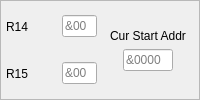
          <widget class="QFrame" name="r1415">
           <property name="sizePolicy">
            <sizepolicy hsizetype="Preferred" vsizetype="Preferred">
             <horstretch>0</horstretch>
             <verstretch>0</verstretch>
            </sizepolicy>
           </property>
           <property name="frameShape">
            <enum>QFrame::StyledPanel</enum>
           </property>
           <property name="frameShadow">
            <enum>QFrame::Raised</enum>
           </property>
           <layout class="QHBoxLayout" name="horizontalLayout_26">
            <property name="spacing">
             <number>-1</number>
            </property>
            <property name="leftMargin">
             <number>5</number>
            </property>
            <property name="topMargin">
             <number>5</number>
            </property>
            <property name="rightMargin">
             <number>5</number>
            </property>
            <property name="bottomMargin">
             <number>5</number>
            </property>
            <item>
             <widget class="QWidget" name="regs1415" native="true">
              <layout class="QVBoxLayout" name="verticalLayout_8">
               <property name="leftMargin">
                <number>0</number>
               </property>
               <property name="topMargin">
                <number>0</number>
               </property>
               <property name="rightMargin">
                <number>0</number>
               </property>
               <property name="bottomMargin">
                <number>0</number>
               </property>
               <item>
                <widget class="QWidget" name="r14" native="true">
                 <layout class="QHBoxLayout" name="horizontalLayout_20">
                  <property name="leftMargin">
                   <number>0</number>
                  </property>
                  <property name="topMargin">
                   <number>0</number>
                  </property>
                  <property name="rightMargin">
                   <number>0</number>
                  </property>
                  <property name="bottomMargin">
                   <number>0</number>
                  </property>
                  <item>
                   <widget class="QLabel" name="lbl_r14">
                    <property name="text">
                     <string>R14</string>
                    </property>
                   </widget>
                  </item>
                  <item>
                   <widget class="QLineEdit" name="txt_r14">
                    <property name="sizePolicy">
                     <sizepolicy hsizetype="Fixed" vsizetype="Fixed">
                      <horstretch>0</horstretch>
                      <verstretch>0</verstretch>
                     </sizepolicy>
                    </property>
                    <property name="minimumSize">
                     <size>
                      <width>30</width>
                      <height>0</height>
                     </size>
                    </property>
                    <property name="maximumSize">
                     <size>
                      <width>35</width>
                      <height>16777215</height>
                     </size>
                    </property>
                    <property name="inputMask">
                     <string notr="true"/>
                    </property>
                    <property name="maxLength">
                     <number>3</number>
                    </property>
                    <property name="placeholderText">
                     <string>&amp;00</string>
                    </property>
                   </widget>
                  </item>
                 </layout>
                </widget>
               </item>
               <item>
                <widget class="QWidget" name="r15" native="true">
                 <layout class="QHBoxLayout" name="horizontalLayout_25">
                  <property name="leftMargin">
                   <number>0</number>
                  </property>
                  <property name="topMargin">
                   <number>0</number>
                  </property>
                  <property name="rightMargin">
                   <number>0</number>
                  </property>
                  <property name="bottomMargin">
                   <number>0</number>
                  </property>
                  <item>
                   <widget class="QLabel" name="lbl_r15">
                    <property name="text">
                     <string>R15</string>
                    </property>
                   </widget>
                  </item>
                  <item>
                   <widget class="QLineEdit" name="txt_r15">
                    <property name="sizePolicy">
                     <sizepolicy hsizetype="Fixed" vsizetype="Fixed">
                      <horstretch>0</horstretch>
                      <verstretch>0</verstretch>
                     </sizepolicy>
                    </property>
                    <property name="minimumSize">
                     <size>
                      <width>30</width>
                      <height>0</height>
                     </size>
                    </property>
                    <property name="maximumSize">
                     <size>
                      <width>35</width>
                      <height>16777215</height>
                     </size>
                    </property>
                    <property name="inputMask">
                     <string notr="true"/>
                    </property>
                    <property name="maxLength">
                     <number>3</number>
                    </property>
                    <property name="placeholderText">
                     <string>&amp;00</string>
                    </property>
                   </widget>
                  </item>
                 </layout>
                </widget>
               </item>
              </layout>
             </widget>
            </item>
            <item alignment="Qt::AlignVCenter">
             <widget class="QWidget" name="curs_addr" native="true">
              <layout class="QVBoxLayout" name="verticalLayout_9">
               <property name="leftMargin">
                <number>0</number>
               </property>
               <property name="topMargin">
                <number>0</number>
               </property>
               <property name="rightMargin">
                <number>0</number>
               </property>
               <property name="bottomMargin">
                <number>0</number>
               </property>
               <item alignment="Qt::AlignHCenter">
                <widget class="QLabel" name="lbl_curs_start_addr">
                 <property name="sizePolicy">
                  <sizepolicy hsizetype="Minimum" vsizetype="Preferred">
                   <horstretch>0</horstretch>
                   <verstretch>0</verstretch>
                  </sizepolicy>
                 </property>
                 <property name="text">
                  <string>Cur Start Addr</string>
                 </property>
                </widget>
               </item>
               <item alignment="Qt::AlignHCenter">
                <widget class="QLineEdit" name="txt_curs_start_addr">
                 <property name="sizePolicy">
                  <sizepolicy hsizetype="Fixed" vsizetype="Expanding">
                   <horstretch>0</horstretch>
                   <verstretch>0</verstretch>
                  </sizepolicy>
                 </property>
                 <property name="minimumSize">
                  <size>
                   <width>50</width>
                   <height>0</height>
                  </size>
                 </property>
                 <property name="maximumSize">
                  <size>
                   <width>50</width>
                   <height>16777215</height>
                  </size>
                 </property>
                 <property name="inputMask">
                  <string notr="true"/>
                 </property>
                 <property name="maxLength">
                  <number>5</number>
                 </property>
                 <property name="placeholderText">
                  <string>&amp;0000</string>
                 </property>
                </widget>
               </item>
              </layout>
             </widget>
            </item>
           </layout>
          </widget>
